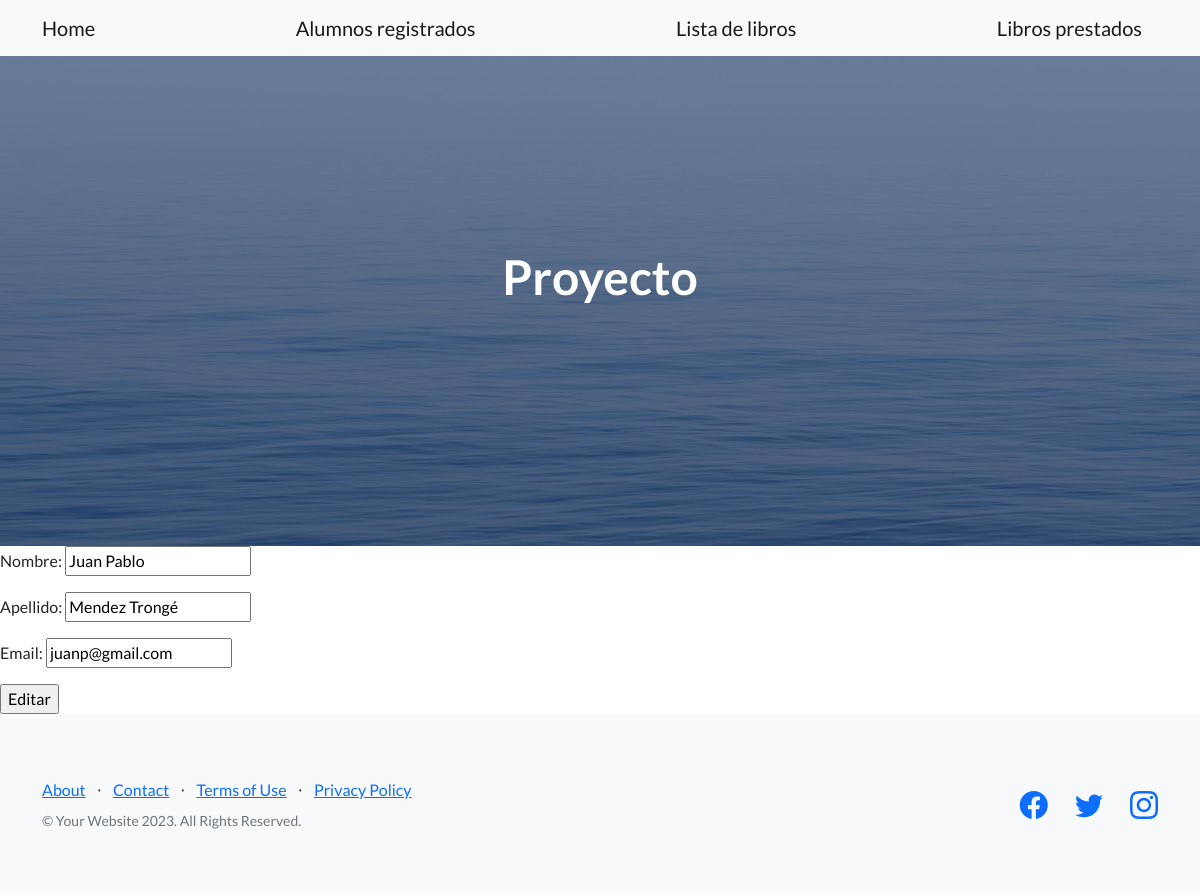
The page /alumno/1/update on the database its author committed.
### AppCoder/models.py (models this page shows, shortened)
class Alumno(models.Model):
    nombre = models.CharField(max_length=50)
    apellido = models.CharField(max_length=50)
    email = models.EmailField(max_length=50)

### AppCoder/views.py (the view)
# urls.py: path("alumno/<pk>/update", AlumnoUpdateView.as_view(), name="alumno-update"),
class AlumnoUpdateView(UpdateView):
    model = Alumno
    template_name = "AppCoder/cbv_alumno_update.html"
    success_url = reverse_lazy("alumno-list")
    fields = ["nombre", "apellido", "email"]

### AppCoder/templates/AppCoder/cbv_alumno_update.html (shortened to what this page needs)
{% extends 'AppCoder/padre.html' %}
{% block contenidoQueCambia%}
<!DOCTYPE html>
<html lang="en">
<head>
</head>
<body>
    <form action="{% url 'alumno-update' alumno.pk %}" method="POST">
        {{ form.as_p }}
        <input type="submit" value="Editar">
    </form>
</body>
</html>
{% endblock%}

### rows shown on the page
Alumno: nombre "Juan Pablo", apellido "Mendez Trongé", email "juanp@gmail.com"
